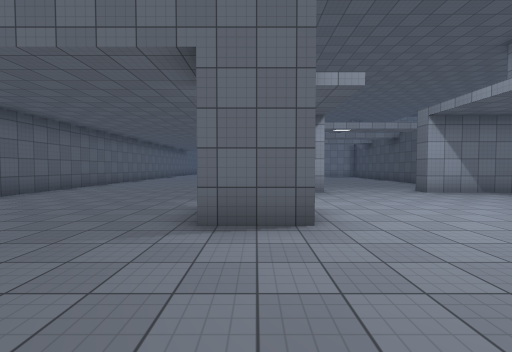
[1] (above)

22 first-person views from a walk through a Unity game level. The camera is 1.5 m above the floor, tilts 2° down and sees 90° across. The floor is counted in squares, 2 m on a side. Each view is taken from the middle of a square. On the plan, view 1 faces up. The plan holds only what a view shows up to about 9 squares ahead; the rest is blank. The place goes on beyond the plan. The player is left out. Surface patterns are stand-ins for the level's own textures.

[2]
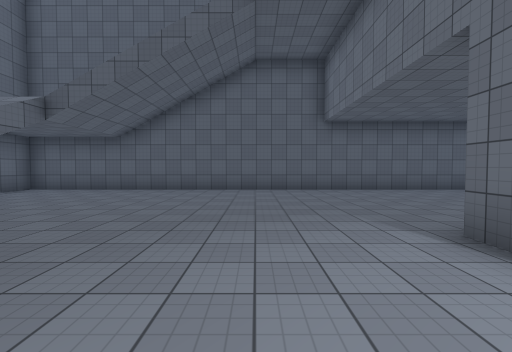

[3]
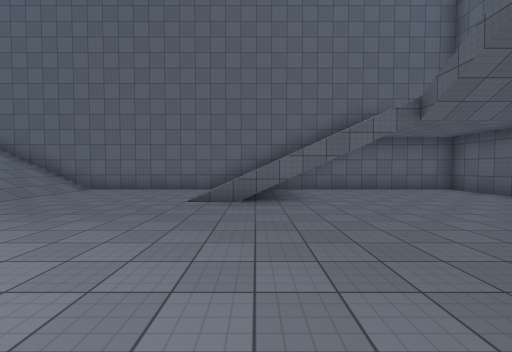

[4]
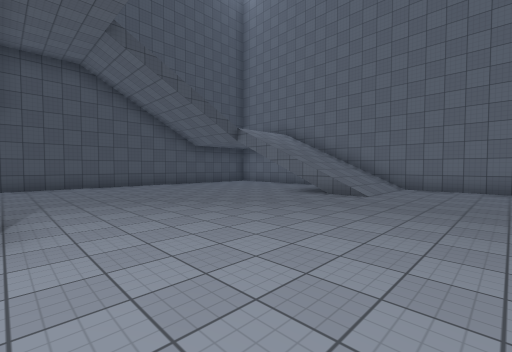

[5]
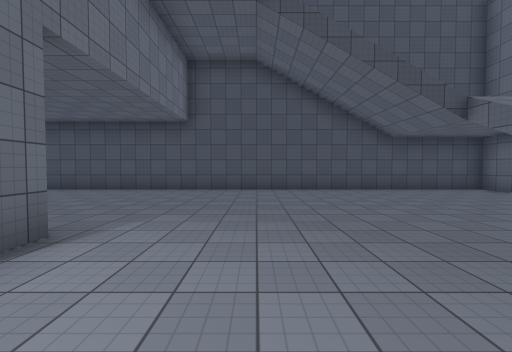

[6]
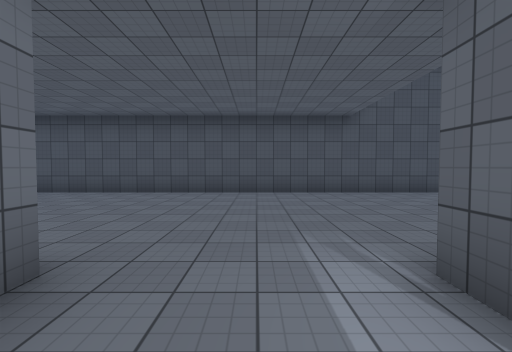

[7]
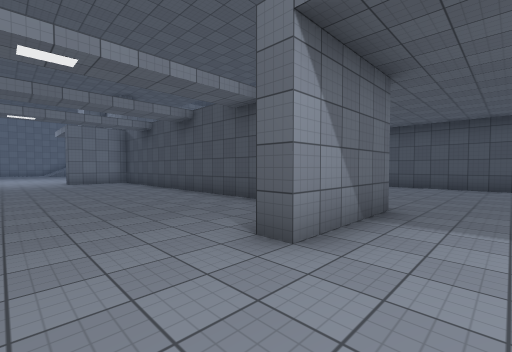

[8]
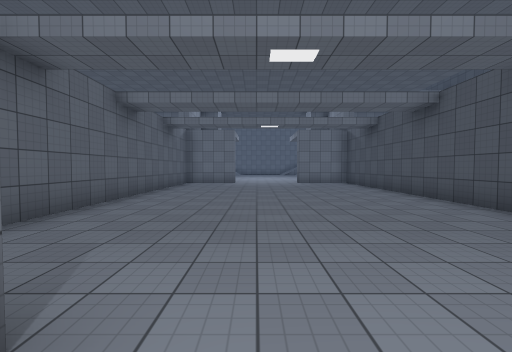

[9]
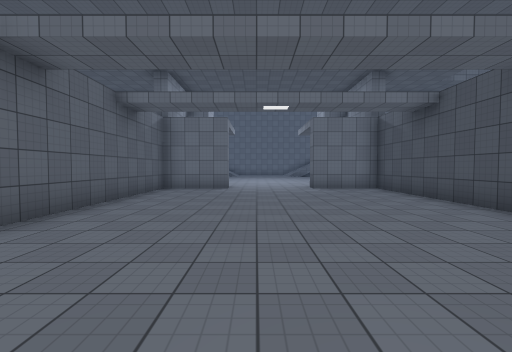

[10]
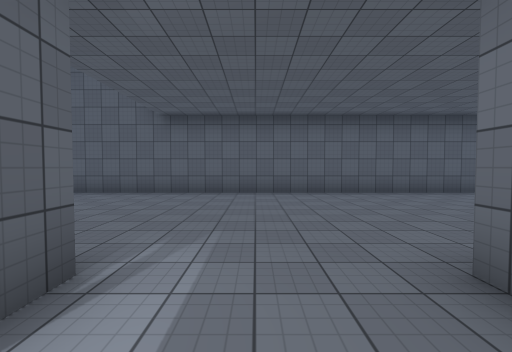

[11]
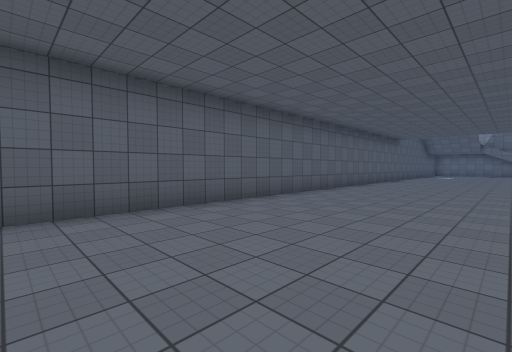

[12]
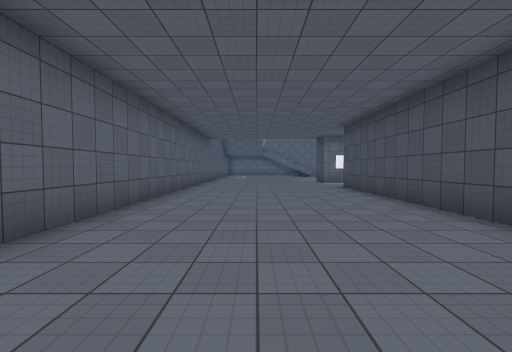

[13]
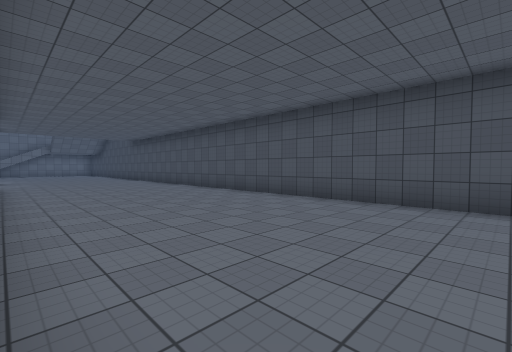

[14]
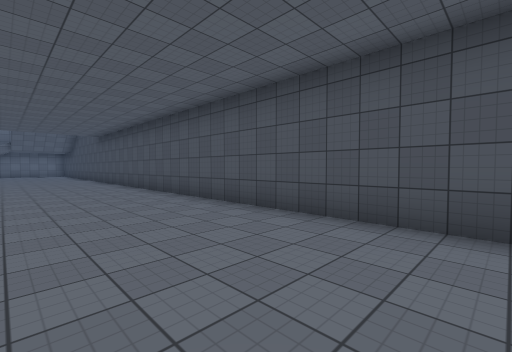

[15]
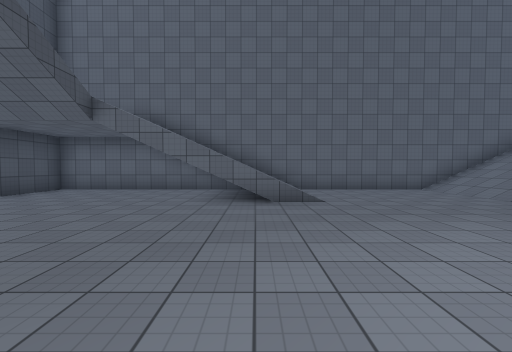

[16]
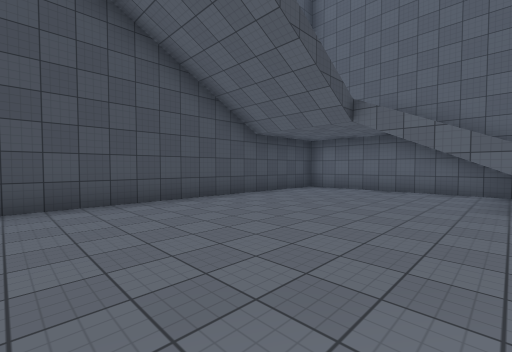

[17]
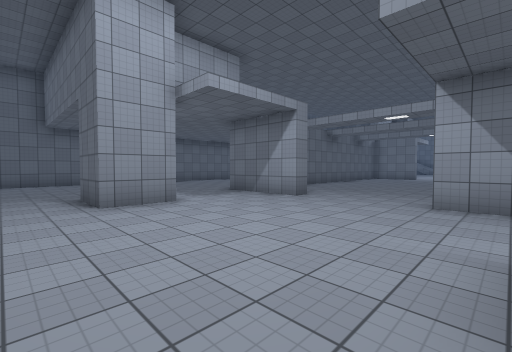

[18]
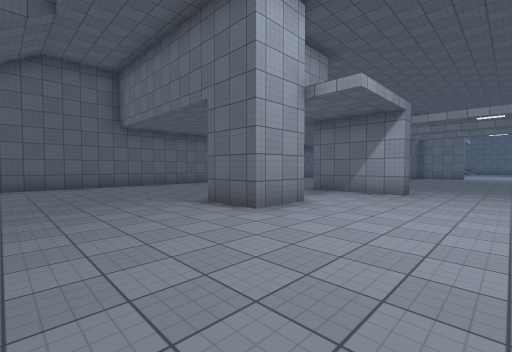

[19]
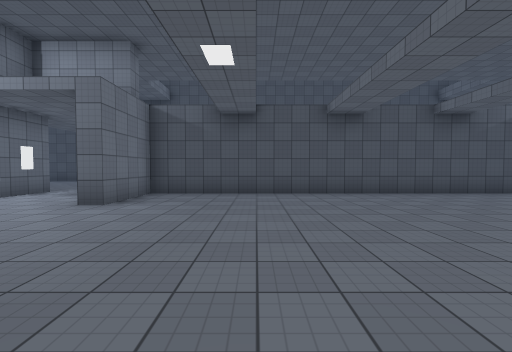

[20]
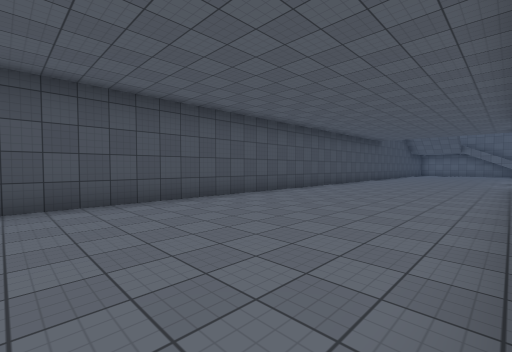

[21]
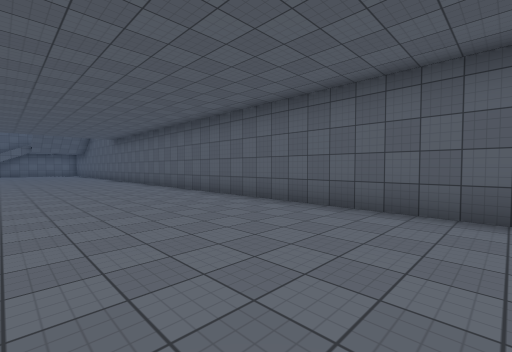

[22]
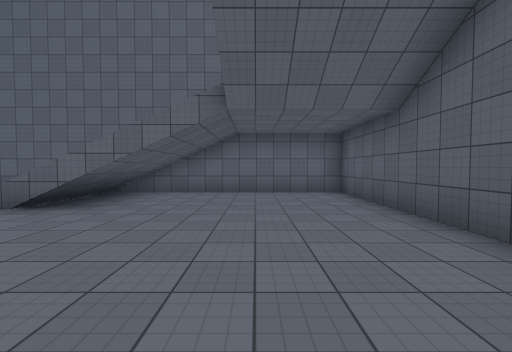

### Floor plan
Key: @ floor where view 1 was taken; # wall or solid block; . floor; / step, stairs or slope.
Columns run from 7 left of view 1 to 14 right of it. Each row starts with its distance up from view 1.
 19 #.....####..###......#
 18 #.....#.......#......#
 17 #.....#.......#......#
 16 #.....#.......#......#
 15 #.....#.......#......#
 14 #.....#.......#......#
 13 #.....#.......#......#
 12 #.....#.......#......#
 11 #.....#.......#......#
 10 #.....#.......#......#
  9 #.....  ......#......#
  8 #......##...###......#
  7 #....................#
  6 #....................#
  5 #....................#
  4 #......#......#......#
  3 #....................#
  2 #....................#
  1 #....................#
  0 #......@.............#
 -1 #....................#
 -2 #....................#
 -3 #....................#
 -4 #.....///....///.....#
 -5 #.....///....///.....#
 -6 #.....///....///.....#
 -7 ######################

Positions as (right, up) in squares from view 1, and headings:
1: (0, 0), facing up
2: (2, 1), facing left
3: (0, 2), facing down
4: (3, 3), facing down-right
5: (5, 1), facing right
6: (6, 6), facing right
7: (3, 6), facing up-right
8: (3, 7), facing up
9: (3, 10), facing up
10: (1, 6), facing left
11: (-2, 8), facing up-left
12: (-4, 10), facing up
13: (8, 8), facing up-right
14: (10, 9), facing up-right
15: (7, 2), facing down
16: (8, 2), facing down-right
17: (6, 2), facing up-left
18: (4, 0), facing up-left
19: (0, 16), facing right
20: (8, 19), facing down-right
21: (-2, 19), facing down-left
22: (-4, 1), facing down
